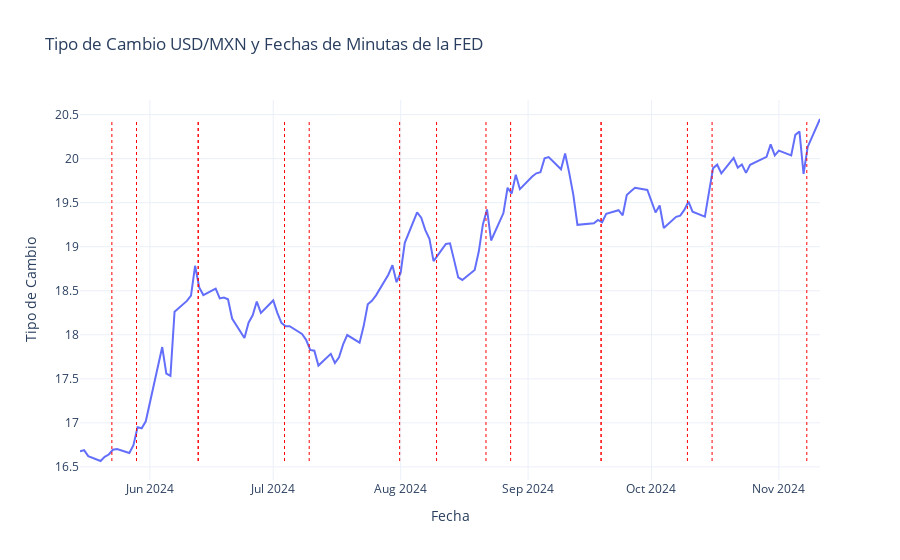
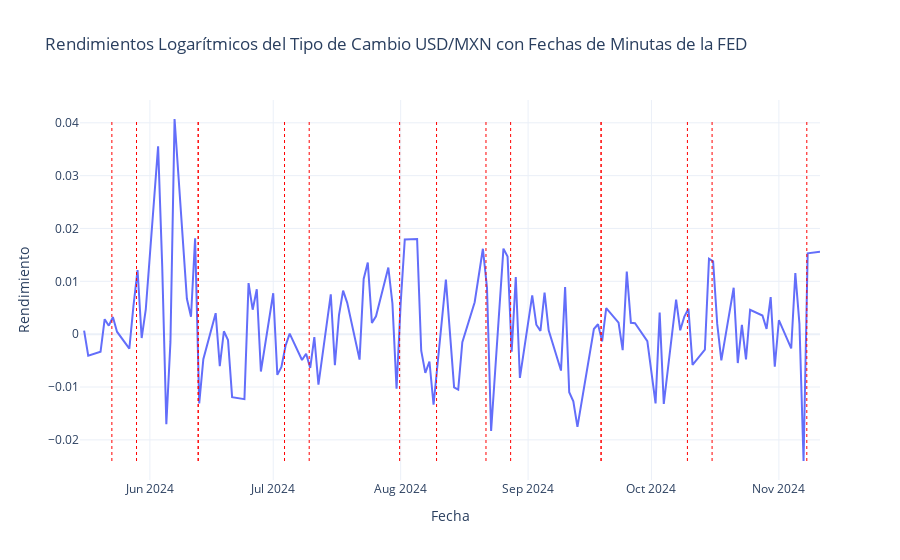

Notebook code for these charts, in order:
### Code cell
from datetime import datetime, timedelta
import numpy as np
import plotly.graph_objects as go
import matplotlib.pyplot as plt
import seaborn as sns

# Definir el rango de fechas (último mes)
end_date = datetime.now()
start_date = end_date - timedelta(days=180)
start_date_str = start_date.strftime('%Y-%m-%d')
end_date_str = end_date.strftime('%Y-%m-%d')

# Obtener datos de tipo de cambio USD/MXN desde Banxico
fx_data = collector.get_banxico_data(start_date_str, end_date_str)

# Obtener noticias de la FED
news_data = collector.get_rss_news()
fed_news = news_data[news_data['source'] == 'fed_minutas']

# Verificar si se obtuvieron datos
if fx_data.empty:
    print("No se obtuvieron datos de tipo de cambio USD/MXN.")
else:
    # Calcular rendimientos logarítmicos del tipo de cambio USD/MXN
    fx_data['returns'] = np.log(fx_data['usdmxn_fix'] / fx_data['usdmxn_fix'].shift(1))

    # Visualizar el tipo de cambio USD/MXN con líneas en las fechas de noticias de la FED
    fig = go.Figure()
    fig.add_trace(go.Scatter(
        x=fx_data.index,
        y=fx_data['usdmxn_fix'],
        mode='lines',
        name='USD/MXN Fix'
    ))

    # Añadir líneas verticales en las fechas de noticias de la FED
    if not fed_news.empty:
        for date in fed_news.index:
            fig.add_shape(
                type="line",
                x0=date, y0=fx_data['usdmxn_fix'].min(),
                x1=date, y1=fx_data['usdmxn_fix'].max(),
                line=dict(color="red", width=1, dash="dot"),
                name="Fecha de Minuta de la FED"
            )

    fig.update_layout(
        title='Tipo de Cambio USD/MXN y Fechas de Minutas de la FED',
        xaxis_title='Fecha',
        yaxis_title='Tipo de Cambio',
        template='plotly_white'
    )
    fig.show()

    # Visualizar rendimientos del tipo de cambio USD/MXN
    fig = go.Figure()
    fig.add_trace(go.Scatter(
        x=fx_data.index,
        y=fx_data['returns'],
        mode='lines',
        name='Rendimientos USD/MXN'
    ))

    # Añadir líneas verticales en las fechas de noticias de la FED en el gráfico de rendimientos
    if not fed_news.empty:
        for date in fed_news.index:
            fig.add_shape(
                type="line",
                x0=date, y0=fx_data['returns'].min(),
                x1=date, y1=fx_data['returns'].max(),
                line=dict(color="red", width=1, dash="dot"),
                name="Fecha de Minuta de la FED"
            )

    fig.update_layout(
        title='Rendimientos Logarítmicos del Tipo de Cambio USD/MXN con Fechas de Minutas de la FED',
        xaxis_title='Fecha',
        yaxis_title='Rendimiento',
        template='plotly_white'
    )
    fig.show()

    # Mostrar estadísticas de los rendimientos del tipo de cambio USD/MXN
    print("\nEstadísticas de los Rendimientos del Tipo de Cambio USD/MXN:")
    print(fx_data['returns'].describe())

# Mostrar últimas 5 noticias de la FED y sus estadísticas de sentimiento
if not fed_news.empty:
    print("Últimas 5 noticias de la FED y su sentimiento:")
    latest_fed_news = fed_news[['title', 'sentiment_score']].head()
    display(latest_fed_news)

    # Visualizar la distribución del sentimiento en noticias de la FED
    plt.figure(figsize=(10, 6))
    sns.histplot(data=fed_news, x='sentiment_score', bins=20, kde=True)
    plt.title('Distribución del Sentimiento en Noticias de la FED')
    plt.xlabel('Puntuación de Sentimiento')
    plt.ylabel('Frecuencia')
    plt.show()

    # Calcular y mostrar estadísticas de sentimiento para las noticias de la FED
    print("\nEstadísticas del Sentimiento en Noticias de la FED:")
    print(f"Sentimiento promedio: {fed_news['sentiment_score'].mean():.3f}")
    print(f"Sentimiento máximo: {fed_news['sentiment_score'].max():.3f}")
    print(f"Sentimiento mínimo: {fed_news['sentiment_score'].min():.3f}")
else:
    print("No se obtuvieron noticias de la FED.")

### Figure 1 — Plotly figure (JSON) as saved in the notebook; plotly's stock layout.template omitted (floating-point values rounded to 4 significant figures)
{"data": [{"mode": "lines", "name": "USD/MXN Fix", "type": "scatter", "x": ["2024-05-15T00:00:00", "2024-05-16T00:00:00", "2024-05-17T00:00:00", "2024-05-20T00:00:00", "2024-05-21T00:00:00", "2024-05-22T00:00:00", "2024-05-23T00:00:00", "2024-05-24T00:00:00", "2024-05-27T00:00:00", "2024-05-28T00:00:00", "2024-05-29T00:00:00", "2024-05-30T00:00:00", "2024-05-31T00:00:00", "2024-06-03T00:00:00", "2024-06-04T00:00:00", "2024-06-05T00:00:00", "2024-06-06T00:00:00", "2024-06-07T00:00:00", "2024-06-10T00:00:00", "2024-06-11T00:00:00", "2024-06-12T00:00:00", "2024-06-13T00:00:00", "2024-06-14T00:00:00", "2024-06-17T00:00:00", "2024-06-18T00:00:00", "2024-06-19T00:00:00", "2024-06-20T00:00:00", "2024-06-21T00:00:00", "2024-06-24T00:00:00", "2024-06-25T00:00:00", "2024-06-26T00:00:00", "2024-06-27T00:00:00", "2024-06-28T00:00:00", "2024-07-01T00:00:00", "2024-07-02T00:00:00", "2024-07-03T00:00:00", "2024-07-04T00:00:00", "2024-07-05T00:00:00", "2024-07-08T00:00:00", "2024-07-09T00:00:00", "2024-07-10T00:00:00", "2024-07-11T00:00:00", "2024-07-12T00:00:00", "2024-07-15T00:00:00", "2024-07-16T00:00:00", "2024-07-17T00:00:00", "2024-07-18T00:00:00", "2024-07-19T00:00:00", "2024-07-22T00:00:00", "2024-07-23T00:00:00", "2024-07-24T00:00:00", "2024-07-25T00:00:00", "2024-07-26T00:00:00", "2024-07-29T00:00:00", "2024-07-30T00:00:00", "2024-07-31T00:00:00", "2024-08-01T00:00:00", "2024-08-02T00:00:00", "2024-08-05T00:00:00", "2024-08-06T00:00:00", "2024-08-07T00:00:00", "2024-08-08T00:00:00", "2024-08-09T00:00:00", "2024-08-12T00:00:00", "2024-08-13T00:00:00", "2024-08-14T00:00:00", "2024-08-15T00:00:00", "2024-08-16T00:00:00", "2024-08-19T00:00:00", "2024-08-20T00:00:00", "2024-08-21T00:00:00", "2024-08-22T00:00:00", "2024-08-23T00:00:00", "2024-08-26T00:00:00", "2024-08-27T00:00:00", "2024-08-28T00:00:00", "2024-08-29T00:00:00", "2024-08-30T00:00:00", "2024-09-02T00:00:00", "2024-09-03T00:00:00", "2024-09-04T00:00:00", "2024-09-05T00:00:00", "2024-09-06T00:00:00", "2024-09-09T00:00:00", "2024-09-10T00:00:00", "2024-09-11T00:00:00", "2024-09-12T00:00:00", "2024-09-13T00:00:00", "2024-09-17T00:00:00", "2024-09-18T00:00:00", "2024-09-19T00:00:00", "2024-09-20T00:00:00", "2024-09-23T00:00:00", "2024-09-24T00:00:00", "2024-09-25T00:00:00", "2024-09-26T00:00:00", "2024-09-27T00:00:00", "2024-09-30T00:00:00", "2024-10-02T00:00:00", "2024-10-03T00:00:00", "2024-10-04T00:00:00", "2024-10-07T00:00:00", "2024-10-08T00:00:00", "2024-10-09T00:00:00", "2024-10-10T00:00:00", "2024-10-11T00:00:00", "2024-10-14T00:00:00", "2024-10-15T00:00:00", "2024-10-16T00:00:00", "2024-10-17T00:00:00", "2024-10-18T00:00:00", "2024-10-21T00:00:00", "2024-10-22T00:00:00", "2024-10-23T00:00:00", "2024-10-24T00:00:00", "2024-10-25T00:00:00", "2024-10-28T00:00:00", "2024-10-29T00:00:00", "2024-10-30T00:00:00", "2024-10-31T00:00:00", "2024-11-01T00:00:00", "2024-11-04T00:00:00", "2024-11-05T00:00:00", "2024-11-06T00:00:00", "2024-11-07T00:00:00", "2024-11-08T00:00:00", "2024-11-11T00:00:00"], "y": [16.68, 16.69, 16.62, 16.57, 16.61, 16.64, 16.69, 16.7, 16.66, 16.75, 16.95, 16.94, 17.02, 17.63, 17.86, 17.56, 17.53, 18.26, 18.38, 18.45, 18.78, 18.54, 18.45, 18.52, 18.41, 18.42, 18.4, 18.18, 17.96, 18.14, 18.22, 18.38, 18.25, 18.39, 18.25, 18.14, 18.1, 18.1, 18.01, 17.94, 17.83, 17.82, 17.65, 17.78, 17.68, 17.74, 17.89, 18.0, 17.91, 18.1, 18.35, 18.39, 18.45, 18.68, 18.79, 18.6, 18.71, 19.04, 19.39, 19.33, 19.19, 19.09, 18.84, 19.03, 19.04, 18.85, 18.65, 18.62, 18.74, 18.94, 19.25, 19.42, 19.07, 19.38, 19.67, 19.6, 19.82, 19.65, 19.8, 19.83, 19.85, 20.0, 20.02, 19.88, 20.06, 19.84, 19.59, 19.25, 19.27, 19.3, 19.28, 19.37, 19.41, 19.36, 19.59, 19.63, 19.67, 19.64, 19.39, 19.47, 19.21, 19.34, 19.35, 19.42, 19.51, 19.4, 19.34, 19.62, 19.89, 19.93, 19.83, 20.01, 19.9, 19.93, 19.84, 19.93, 20.0, 20.02, 20.16, 20.04, 20.09, 20.04, 20.27, 20.31, 19.83, 20.13, 20.45]}], "layout": {"shapes": [{"line": {"color": "red", "dash": "dot", "width": 1}, "name": "Fecha de Minuta de la FED", "type": "line", "x0": "2024-11-07T19:00:00", "x1": "2024-11-07T19:00:00", "y0": 16.57, "y1": 20.45}, {"line": {"color": "red", "dash": "dot", "width": 1}, "name": "Fecha de Minuta de la FED", "type": "line", "x0": "2024-10-15T18:00:00", "x1": "2024-10-15T18:00:00", "y0": 16.57, "y1": 20.45}, {"line": {"color": "red", "dash": "dot", "width": 1}, "name": "Fecha de Minuta de la FED", "type": "line", "x0": "2024-10-09T18:00:00", "x1": "2024-10-09T18:00:00", "y0": 16.57, "y1": 20.45}, {"line": {"color": "red", "dash": "dot", "width": 1}, "name": "Fecha de Minuta de la FED", "type": "line", "x0": "2024-09-18T18:00:00", "x1": "2024-09-18T18:00:00", "y0": 16.57, "y1": 20.45}, {"line": {"color": "red", "dash": "dot", "width": 1}, "name": "Fecha de Minuta de la FED", "type": "line", "x0": "2024-09-18T18:00:00", "x1": "2024-09-18T18:00:00", "y0": 16.57, "y1": 20.45}, {"line": {"color": "red", "dash": "dot", "width": 1}, "name": "Fecha de Minuta de la FED", "type": "line", "x0": "2024-08-27T18:00:00", "x1": "2024-08-27T18:00:00", "y0": 16.57, "y1": 20.45}, {"line": {"color": "red", "dash": "dot", "width": 1}, "name": "Fecha de Minuta de la FED", "type": "line", "x0": "2024-08-21T18:00:00", "x1": "2024-08-21T18:00:00", "y0": 16.57, "y1": 20.45}, {"line": {"color": "red", "dash": "dot", "width": 1}, "name": "Fecha de Minuta de la FED", "type": "line", "x0": "2024-08-09T17:30:00", "x1": "2024-08-09T17:30:00", "y0": 16.57, "y1": 20.45}, {"line": {"color": "red", "dash": "dot", "width": 1}, "name": "Fecha de Minuta de la FED", "type": "line", "x0": "2024-07-31T18:00:00", "x1": "2024-07-31T18:00:00", "y0": 16.57, "y1": 20.45}, {"line": {"color": "red", "dash": "dot", "width": 1}, "name": "Fecha de Minuta de la FED", "type": "line", "x0": "2024-07-09T18:00:00", "x1": "2024-07-09T18:00:00", "y0": 16.57, "y1": 20.45}, {"line": {"color": "red", "dash": "dot", "width": 1}, "name": "Fecha de Minuta de la FED", "type": "line", "x0": "2024-07-03T18:00:00", "x1": "2024-07-03T18:00:00", "y0": 16.57, "y1": 20.45}, {"line": {"color": "red", "dash": "dot", "width": 1}, "name": "Fecha de Minuta de la FED", "type": "line", "x0": "2024-06-12T18:00:00", "x1": "2024-06-12T18:00:00", "y0": 16.57, "y1": 20.45}, {"line": {"color": "red", "dash": "dot", "width": 1}, "name": "Fecha de Minuta de la FED", "type": "line", "x0": "2024-06-12T18:00:00", "x1": "2024-06-12T18:00:00", "y0": 16.57, "y1": 20.45}, {"line": {"color": "red", "dash": "dot", "width": 1}, "name": "Fecha de Minuta de la FED", "type": "line", "x0": "2024-05-28T18:00:00", "x1": "2024-05-28T18:00:00", "y0": 16.57, "y1": 20.45}, {"line": {"color": "red", "dash": "dot", "width": 1}, "name": "Fecha de Minuta de la FED", "type": "line", "x0": "2024-05-22T18:00:00", "x1": "2024-05-22T18:00:00", "y0": 16.57, "y1": 20.45}], "title": {"text": "Tipo de Cambio USD/MXN y Fechas de Minutas de la FED"}, "xaxis": {"title": {"text": "Fecha"}}, "yaxis": {"title": {"text": "Tipo de Cambio"}}}}

### Figure 2 — Plotly figure (JSON) as saved in the notebook; plotly's stock layout.template omitted (floating-point values rounded to 4 significant figures)
{"data": [{"mode": "lines", "name": "Rendimientos USD/MXN", "type": "scatter", "x": ["2024-05-15T00:00:00", "2024-05-16T00:00:00", "2024-05-17T00:00:00", "2024-05-20T00:00:00", "2024-05-21T00:00:00", "2024-05-22T00:00:00", "2024-05-23T00:00:00", "2024-05-24T00:00:00", "2024-05-27T00:00:00", "2024-05-28T00:00:00", "2024-05-29T00:00:00", "2024-05-30T00:00:00", "2024-05-31T00:00:00", "2024-06-03T00:00:00", "2024-06-04T00:00:00", "2024-06-05T00:00:00", "2024-06-06T00:00:00", "2024-06-07T00:00:00", "2024-06-10T00:00:00", "2024-06-11T00:00:00", "2024-06-12T00:00:00", "2024-06-13T00:00:00", "2024-06-14T00:00:00", "2024-06-17T00:00:00", "2024-06-18T00:00:00", "2024-06-19T00:00:00", "2024-06-20T00:00:00", "2024-06-21T00:00:00", "2024-06-24T00:00:00", "2024-06-25T00:00:00", "2024-06-26T00:00:00", "2024-06-27T00:00:00", "2024-06-28T00:00:00", "2024-07-01T00:00:00", "2024-07-02T00:00:00", "2024-07-03T00:00:00", "2024-07-04T00:00:00", "2024-07-05T00:00:00", "2024-07-08T00:00:00", "2024-07-09T00:00:00", "2024-07-10T00:00:00", "2024-07-11T00:00:00", "2024-07-12T00:00:00", "2024-07-15T00:00:00", "2024-07-16T00:00:00", "2024-07-17T00:00:00", "2024-07-18T00:00:00", "2024-07-19T00:00:00", "2024-07-22T00:00:00", "2024-07-23T00:00:00", "2024-07-24T00:00:00", "2024-07-25T00:00:00", "2024-07-26T00:00:00", "2024-07-29T00:00:00", "2024-07-30T00:00:00", "2024-07-31T00:00:00", "2024-08-01T00:00:00", "2024-08-02T00:00:00", "2024-08-05T00:00:00", "2024-08-06T00:00:00", "2024-08-07T00:00:00", "2024-08-08T00:00:00", "2024-08-09T00:00:00", "2024-08-12T00:00:00", "2024-08-13T00:00:00", "2024-08-14T00:00:00", "2024-08-15T00:00:00", "2024-08-16T00:00:00", "2024-08-19T00:00:00", "2024-08-20T00:00:00", "2024-08-21T00:00:00", "2024-08-22T00:00:00", "2024-08-23T00:00:00", "2024-08-26T00:00:00", "2024-08-27T00:00:00", "2024-08-28T00:00:00", "2024-08-29T00:00:00", "2024-08-30T00:00:00", "2024-09-02T00:00:00", "2024-09-03T00:00:00", "2024-09-04T00:00:00", "2024-09-05T00:00:00", "2024-09-06T00:00:00", "2024-09-09T00:00:00", "2024-09-10T00:00:00", "2024-09-11T00:00:00", "2024-09-12T00:00:00", "2024-09-13T00:00:00", "2024-09-17T00:00:00", "2024-09-18T00:00:00", "2024-09-19T00:00:00", "2024-09-20T00:00:00", "2024-09-23T00:00:00", "2024-09-24T00:00:00", "2024-09-25T00:00:00", "2024-09-26T00:00:00", "2024-09-27T00:00:00", "2024-09-30T00:00:00", "2024-10-02T00:00:00", "2024-10-03T00:00:00", "2024-10-04T00:00:00", "2024-10-07T00:00:00", "2024-10-08T00:00:00", "2024-10-09T00:00:00", "2024-10-10T00:00:00", "2024-10-11T00:00:00", "2024-10-14T00:00:00", "2024-10-15T00:00:00", "2024-10-16T00:00:00", "2024-10-17T00:00:00", "2024-10-18T00:00:00", "2024-10-21T00:00:00", "2024-10-22T00:00:00", "2024-10-23T00:00:00", "2024-10-24T00:00:00", "2024-10-25T00:00:00", "2024-10-28T00:00:00", "2024-10-29T00:00:00", "2024-10-30T00:00:00", "2024-10-31T00:00:00", "2024-11-01T00:00:00", "2024-11-04T00:00:00", "2024-11-05T00:00:00", "2024-11-06T00:00:00", "2024-11-07T00:00:00", "2024-11-08T00:00:00", "2024-11-11T00:00:00"], "y": [null, 0.0006653, -0.004059, -0.003308, 0.002833, 0.001606, 0.00324, 0.0004671, -0.002728, 0.005323, 0.01213, -0.0007259, 0.004712, 0.03556, 0.01279, -0.01702, -0.001465, 0.04072, 0.006691, 0.003307, 0.01813, -0.01311, -0.00472, 0.003981, -0.006064, 0.0005538, -0.001102, -0.01191, -0.01229, 0.009668, 0.004637, 0.008514, -0.007072, 0.007746, -0.007708, -0.006212, -0.002191, 0.000105, -0.004885, -0.00371, -0.006374, -0.0005386, -0.009529, 0.007535, -0.005877, 0.00363, 0.008245, 0.005924, -0.004807, 0.01044, 0.01356, 0.002134, 0.003394, 0.01262, 0.005775, -0.01032, 0.005844, 0.01792, 0.01802, -0.003125, -0.007321, -0.005173, -0.01335, 0.01031, 0.000352, -0.01008, -0.01048, -0.001529, 0.006044, 0.0111, 0.01616, 0.008791, -0.01833, 0.01619, 0.01471, -0.003336, 0.01081, -0.008275, 0.007325, 0.001792, 0.00063, 0.00787, 0.0007196, -0.006888, 0.008939, -0.01099, -0.0127, -0.01753, 0.000971, 0.001882, -0.001348, 0.004926, 0.002191, -0.003033, 0.01185, 0.002142, 0.002071, -0.001307, -0.01309, 0.004082, -0.01319, 0.006542, 0.0007443, 0.003317, 0.004819, -0.005808, -0.002907, 0.01427, 0.01379, 0.001949, -0.004969, 0.008785, -0.005463, 0.001772, -0.004792, 0.004617, 0.003526, 0.001004, 0.007013, -0.006164, 0.002642, -0.002696, 0.01155, 0.001962, -0.024, 0.01529, 0.01562]}], "layout": {"shapes": [{"line": {"color": "red", "dash": "dot", "width": 1}, "name": "Fecha de Minuta de la FED", "type": "line", "x0": "2024-11-07T19:00:00", "x1": "2024-11-07T19:00:00", "y0": -0.024, "y1": 0.04072}, {"line": {"color": "red", "dash": "dot", "width": 1}, "name": "Fecha de Minuta de la FED", "type": "line", "x0": "2024-10-15T18:00:00", "x1": "2024-10-15T18:00:00", "y0": -0.024, "y1": 0.04072}, {"line": {"color": "red", "dash": "dot", "width": 1}, "name": "Fecha de Minuta de la FED", "type": "line", "x0": "2024-10-09T18:00:00", "x1": "2024-10-09T18:00:00", "y0": -0.024, "y1": 0.04072}, {"line": {"color": "red", "dash": "dot", "width": 1}, "name": "Fecha de Minuta de la FED", "type": "line", "x0": "2024-09-18T18:00:00", "x1": "2024-09-18T18:00:00", "y0": -0.024, "y1": 0.04072}, {"line": {"color": "red", "dash": "dot", "width": 1}, "name": "Fecha de Minuta de la FED", "type": "line", "x0": "2024-09-18T18:00:00", "x1": "2024-09-18T18:00:00", "y0": -0.024, "y1": 0.04072}, {"line": {"color": "red", "dash": "dot", "width": 1}, "name": "Fecha de Minuta de la FED", "type": "line", "x0": "2024-08-27T18:00:00", "x1": "2024-08-27T18:00:00", "y0": -0.024, "y1": 0.04072}, {"line": {"color": "red", "dash": "dot", "width": 1}, "name": "Fecha de Minuta de la FED", "type": "line", "x0": "2024-08-21T18:00:00", "x1": "2024-08-21T18:00:00", "y0": -0.024, "y1": 0.04072}, {"line": {"color": "red", "dash": "dot", "width": 1}, "name": "Fecha de Minuta de la FED", "type": "line", "x0": "2024-08-09T17:30:00", "x1": "2024-08-09T17:30:00", "y0": -0.024, "y1": 0.04072}, {"line": {"color": "red", "dash": "dot", "width": 1}, "name": "Fecha de Minuta de la FED", "type": "line", "x0": "2024-07-31T18:00:00", "x1": "2024-07-31T18:00:00", "y0": -0.024, "y1": 0.04072}, {"line": {"color": "red", "dash": "dot", "width": 1}, "name": "Fecha de Minuta de la FED", "type": "line", "x0": "2024-07-09T18:00:00", "x1": "2024-07-09T18:00:00", "y0": -0.024, "y1": 0.04072}, {"line": {"color": "red", "dash": "dot", "width": 1}, "name": "Fecha de Minuta de la FED", "type": "line", "x0": "2024-07-03T18:00:00", "x1": "2024-07-03T18:00:00", "y0": -0.024, "y1": 0.04072}, {"line": {"color": "red", "dash": "dot", "width": 1}, "name": "Fecha de Minuta de la FED", "type": "line", "x0": "2024-06-12T18:00:00", "x1": "2024-06-12T18:00:00", "y0": -0.024, "y1": 0.04072}, {"line": {"color": "red", "dash": "dot", "width": 1}, "name": "Fecha de Minuta de la FED", "type": "line", "x0": "2024-06-12T18:00:00", "x1": "2024-06-12T18:00:00", "y0": -0.024, "y1": 0.04072}, {"line": {"color": "red", "dash": "dot", "width": 1}, "name": "Fecha de Minuta de la FED", "type": "line", "x0": "2024-05-28T18:00:00", "x1": "2024-05-28T18:00:00", "y0": -0.024, "y1": 0.04072}, {"line": {"color": "red", "dash": "dot", "width": 1}, "name": "Fecha de Minuta de la FED", "type": "line", "x0": "2024-05-22T18:00:00", "x1": "2024-05-22T18:00:00", "y0": -0.024, "y1": 0.04072}], "title": {"text": "Rendimientos Logarítmicos del Tipo de Cambio USD/MXN con Fechas de Minutas de la FED"}, "xaxis": {"title": {"text": "Fecha"}}, "yaxis": {"title": {"text": "Rendimiento"}}}}
